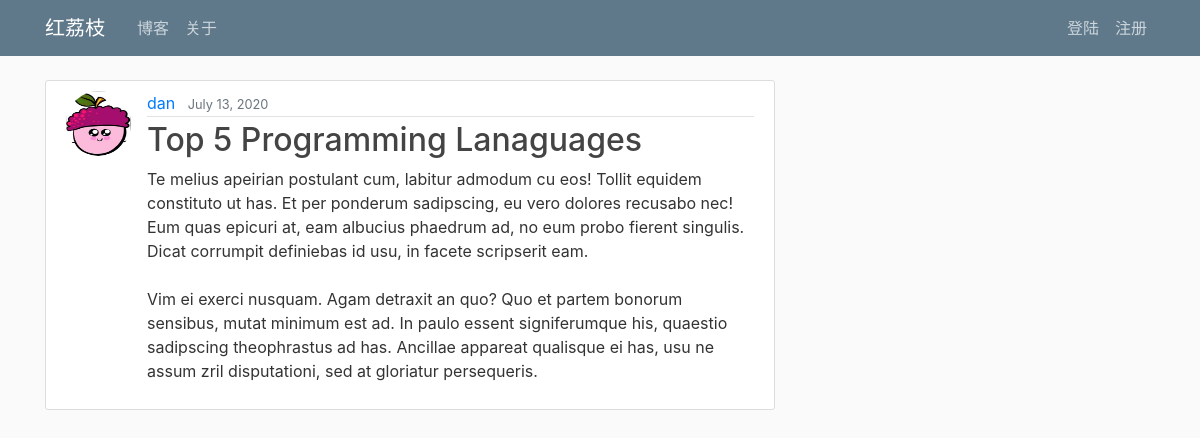
The page /blog/21/ on the database its author committed.
### blog/models.py (models this page shows, shortened)
class Blog(models.Model):
    author      = models.ForeignKey(User, on_delete=models.CASCADE)
    date_posted = models.DateTimeField(default=timezone.now)
    title       = models.CharField(max_length=100)
    content     = models.TextField()
    image       = models.ImageField(upload_to = "blog_img/", blank=True)

### user/models.py (models this page shows, shortened)
class Profile(models.Model):
    user = models.OneToOneField(User, on_delete=models.CASCADE)
    image = models.ImageField(default='default.jpg', upload_to='user/profile_pics')

### blog/views.py (the view)
# urls.py: path('<int:pk>/', BlogDetailView.as_view(), name='blog_detail'),
class BlogDetailView(DetailView):
    model = Blog

### blog/templates/blog/blog_detail.html (shortened to what this page needs)
{% extends "page/page_base.html" %}
{% block content %}
    <article class="media content-section">
        <img class="rounded-circle article-img" src="{{ object.author.profile.image.url }}">
        <div class="media-body">
            <div class="article-metadata">
                <a class="mr-2" href="{% url 'blog_user_blogs' blog.author.username %}">{{ object.author }}</a>
                <small class="text-muted">{{ object.date_posted|date:"F d, Y" }}</small>
            </div>
            <h2 class="article-title">{{ object.title }}</h2>
            <p class="article-content">{{ object.content }}</p>
        </div>
    </article>
{% endblock content %}

### page/static/page/main.css (style rules this page uses)
body { background: #fafafa; color: #333333; margin-top: 5rem; }
h1, h2, h3, h4, h5, h6 { color: #444444; }
.content-section { background: #ffffff; padding: 10px 20px; border: 1px solid #dddddd; border-radius: 3px; margin-bottom: 20px; }
.article-title { color: #444444; }
.article-content { white-space: pre-line; }
.article-img { height: 65px; width: 65px; margin-right: 16px; }
.article-metadata { padding-bottom: 1px; margin-bottom: 4px; border-bottom: 1px solid #e3e3e3 }

### rows shown on the page
Blog: author.profile.image (picture), author "dan", date_posted "July 13, 2020", title "Top 5 Programming Lanaguages", content "Te melius apeirian postulant cum, labitur admodum cu eos! Tollit equidem constituto ut has. Et per ponderum sadipscing, eu vero dolores recusabo nec! Eum quas epicuri at, eam albucius phaedrum ad, no eum probo fierent singulis. Dicat corrumpit definiebas id usu, in facete scripserit eam. Vim ei exerci nusquam. Agam detraxit an quo? Quo et partem bonorum sensibus, mutat minimum est ad. In paulo essent signiferumque his, quaestio sadipscing theophrastus ad has. Ancillae appareat qualisque ei has, usu ne assum zril disputationi, sed at gloriatur persequeris."
